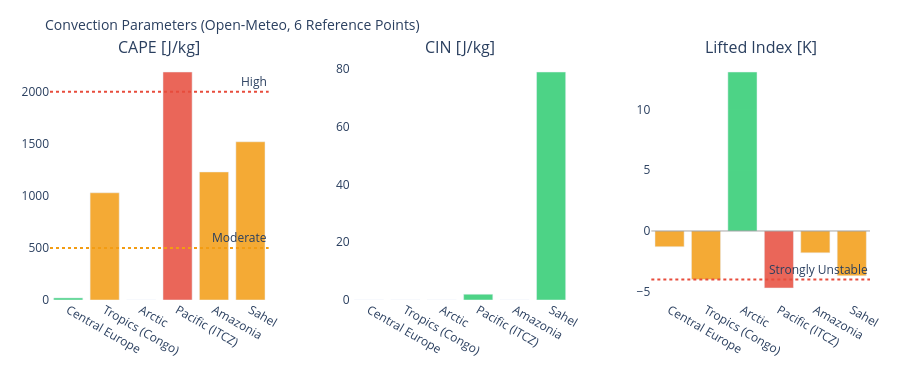

The code cell stored with this chart in its notebook:
### Markdown cell above
---
## 3. Visualizations

### Code cell
# ============================================================
# CAPE / CIN / LIFTED INDEX – Convection potential
# ============================================================

if not df_atm.empty:
    fig = make_subplots(
        rows=1, cols=3,
        subplot_titles=['CAPE [J/kg]', 'CIN [J/kg]', 'Lifted Index [K]'],
        horizontal_spacing=0.1
    )
    pts = df_atm['point'].tolist()
    pt_colors = ['#E85D24','#185FA5','#888780','#378ADD','#639922','#F2A623']

    # CAPE – höher = mehr Gewitterpotential
    cape_vals = df_atm['cape'].fillna(0).tolist()
    cape_colors = ['#e74c3c' if v > 2000 else '#f39c12' if v > 500 else '#2ecc71'
                   for v in cape_vals]
    fig.add_trace(go.Bar(x=pts, y=cape_vals, marker_color=cape_colors,
                         opacity=0.85, showlegend=False), row=1, col=1)
    fig.add_hline(y=2000, line_dash='dot', line_color='#e74c3c',
                  annotation_text='High', row=1, col=1)
    fig.add_hline(y=500,  line_dash='dot', line_color='#f39c12',
                  annotation_text='Moderate', row=1, col=1)

    # CIN – negativer = stärker gedeckelt (weniger Auslöse)
    cin_vals = df_atm['cin'].fillna(0).tolist()
    cin_colors = ['#e74c3c' if v < -200 else '#f39c12' if v < -50 else '#2ecc71'
                  for v in cin_vals]
    fig.add_trace(go.Bar(x=pts, y=cin_vals, marker_color=cin_colors,
                         opacity=0.85, showlegend=False), row=1, col=2)

    # Lifted Index – negativ = instabil
    li_vals = df_atm['li'].fillna(0).tolist()
    li_colors = ['#e74c3c' if v < -4 else '#f39c12' if v < 0 else '#2ecc71'
                 for v in li_vals]
    fig.add_trace(go.Bar(x=pts, y=li_vals, marker_color=li_colors,
                         opacity=0.85, showlegend=False), row=1, col=3)
    fig.add_hline(y=0, line_color='gray', line_width=0.7, row=1, col=3)
    fig.add_hline(y=-4, line_dash='dot', line_color='#e74c3c',
                  annotation_text='Strongly Unstable', row=1, col=3)

    fig.update_layout(
        title=dict(text='Convection Parameters (Open-Meteo, 6 Reference Points)', font=dict(size=14)),
        height=380, plot_bgcolor='rgba(0,0,0,0)', paper_bgcolor='rgba(0,0,0,0)',
        margin=dict(l=50, r=30, t=60, b=80)
    )
    fig.update_xaxes(tickangle=30)
    fig.show()

### Figure 1 — Plotly figure (JSON) as saved in the notebook; plotly's stock layout.template omitted (floating-point values rounded to 4 significant figures)
{"data": [{"marker": {"color": ["#2ecc71", "#f39c12", "#2ecc71", "#e74c3c", "#f39c12", "#f39c12"]}, "opacity": 0.85, "showlegend": false, "type": "bar", "x": ["Central Europe", "Tropics (Congo)", "Arctic", "Pacific (ITCZ)", "Amazonia", "Sahel"], "xaxis": "x", "y": [20.0, 1030.0, 0.0, 2190.0, 1230.0, 1520.0], "yaxis": "y"}, {"marker": {"color": ["#2ecc71", "#2ecc71", "#2ecc71", "#2ecc71", "#2ecc71", "#2ecc71"]}, "opacity": 0.85, "showlegend": false, "type": "bar", "x": ["Central Europe", "Tropics (Congo)", "Arctic", "Pacific (ITCZ)", "Amazonia", "Sahel"], "xaxis": "x2", "y": [0.0, 0.0, 0.0, 2.0, 0.0, 79.0], "yaxis": "y2"}, {"marker": {"color": ["#f39c12", "#f39c12", "#2ecc71", "#e74c3c", "#f39c12", "#f39c12"]}, "opacity": 0.85, "showlegend": false, "type": "bar", "x": ["Central Europe", "Tropics (Congo)", "Arctic", "Pacific (ITCZ)", "Amazonia", "Sahel"], "xaxis": "x3", "y": [-1.3, -4.0, 13.1, -4.7, -1.8, -3.7], "yaxis": "y3"}], "layout": {"annotations": [{"font": {"size": 16}, "showarrow": false, "text": "CAPE [J/kg]", "x": 0.1333, "xanchor": "center", "xref": "paper", "y": 1.0, "yanchor": "bottom", "yref": "paper"}, {"font": {"size": 16}, "showarrow": false, "text": "CIN [J/kg]", "x": 0.5, "xanchor": "center", "xref": "paper", "y": 1.0, "yanchor": "bottom", "yref": "paper"}, {"font": {"size": 16}, "showarrow": false, "text": "Lifted Index [K]", "x": 0.8667, "xanchor": "center", "xref": "paper", "y": 1.0, "yanchor": "bottom", "yref": "paper"}, {"showarrow": false, "text": "High", "x": 1, "xanchor": "right", "xref": "x domain", "y": 2000, "yanchor": "bottom", "yref": "y"}, {"showarrow": false, "text": "Moderate", "x": 1, "xanchor": "right", "xref": "x domain", "y": 500, "yanchor": "bottom", "yref": "y"}, {"showarrow": false, "text": "Strongly Unstable", "x": 1, "xanchor": "right", "xref": "x3 domain", "y": -4, "yanchor": "bottom", "yref": "y3"}], "height": 380, "margin": {"b": 80, "l": 50, "r": 30, "t": 60}, "paper_bgcolor": "rgba(0,0,0,0)", "plot_bgcolor": "rgba(0,0,0,0)", "shapes": [{"line": {"color": "#e74c3c", "dash": "dot"}, "type": "line", "x0": 0, "x1": 1, "xref": "x domain", "y0": 2000, "y1": 2000, "yref": "y"}, {"line": {"color": "#f39c12", "dash": "dot"}, "type": "line", "x0": 0, "x1": 1, "xref": "x domain", "y0": 500, "y1": 500, "yref": "y"}, {"line": {"color": "gray", "width": 0.7}, "type": "line", "x0": 0, "x1": 1, "xref": "x3 domain", "y0": 0, "y1": 0, "yref": "y3"}, {"line": {"color": "#e74c3c", "dash": "dot"}, "type": "line", "x0": 0, "x1": 1, "xref": "x3 domain", "y0": -4, "y1": -4, "yref": "y3"}], "title": {"font": {"size": 14}, "text": "Convection Parameters (Open-Meteo, 6 Reference Points)"}, "xaxis": {"anchor": "y", "domain": [0.0, 0.2667], "tickangle": 30}, "xaxis2": {"anchor": "y2", "domain": [0.3667, 0.6333], "tickangle": 30}, "xaxis3": {"anchor": "y3", "domain": [0.7333, 1.0], "tickangle": 30}, "yaxis": {"anchor": "x", "domain": [0.0, 1.0]}, "yaxis2": {"anchor": "x2", "domain": [0.0, 1.0]}, "yaxis3": {"anchor": "x3", "domain": [0.0, 1.0]}}}
